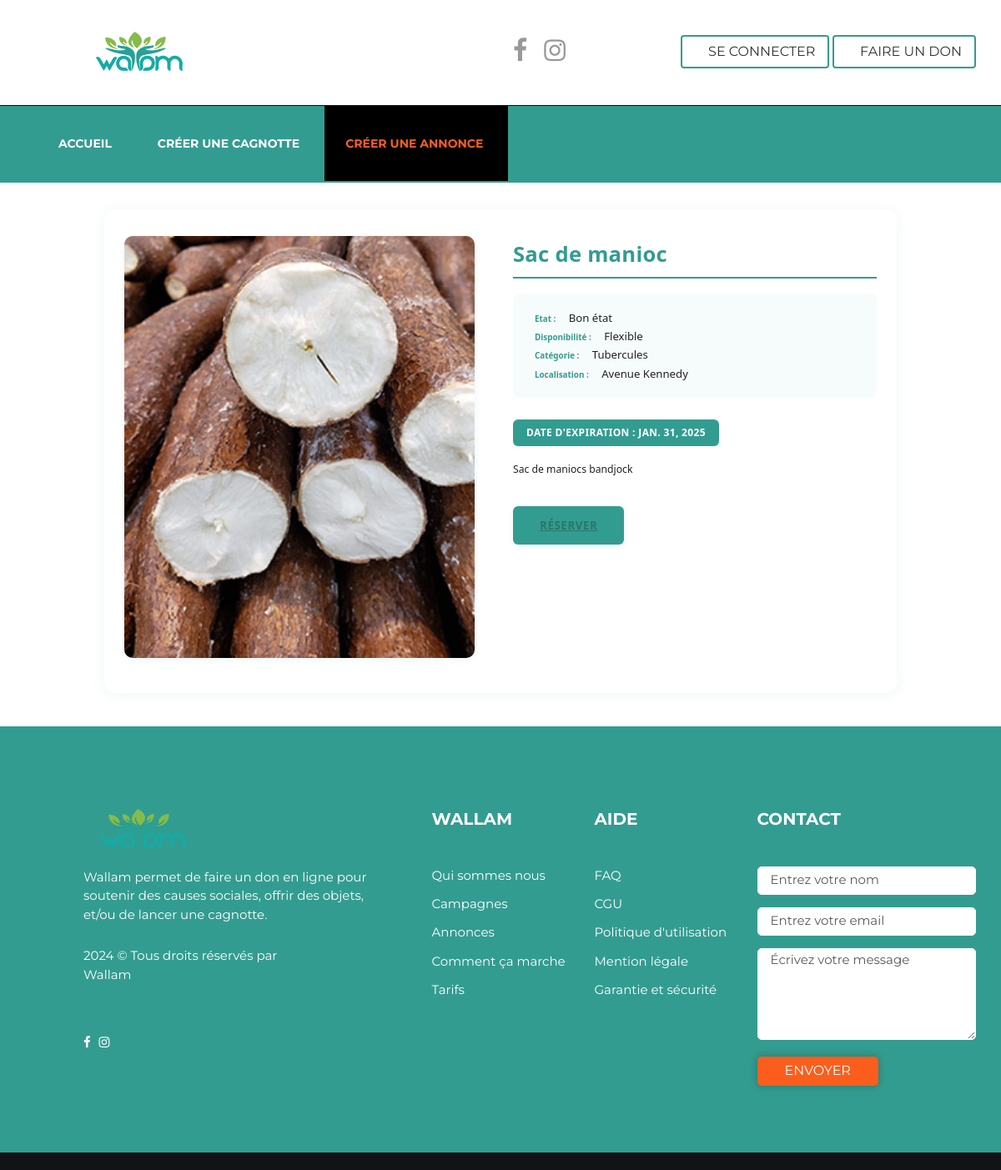
The app's page /donation/3/ with its own data.
### donation/models.py (models this page shows, shortened)
class ObjectDonation(models.Model):
    user = models.ForeignKey(User, on_delete=models.SET_NULL, blank=True, null=True)
    location = models.CharField(max_length=255)  # Localisation du retrait
    category = models.ForeignKey(CategoryChoices, on_delete=models.CASCADE)
    title = models.CharField(max_length=255)
    description = models.TextField()
    availability = models.ForeignKey(AvailabilityChoices, on_delete=models.CASCADE)
    condition = models.ForeignKey(ConditionChoices, on_delete=models.CASCADE)
    expiration_date = models.DateField(blank=True, null=True, help_text="Applicable uniquement pour la nourriture")
    terms_accepted = models.BooleanField(default=False)
    active = models.BooleanField(default=True)
    created_at = models.DateTimeField(auto_now_add=True)
    updated_at = models.DateTimeField(auto_now=True)

class ConditionChoices(models.Model):
    title = models.CharField(max_length=100)
    active = models.BooleanField(default=True)
    created_at = models.DateTimeField(auto_now_add=True)

class AvailabilityChoices(models.Model):
    title = models.CharField(max_length=100)
    active = models.BooleanField(default=True)
    created_at = models.DateTimeField(auto_now_add=True)

class CategoryChoices(models.Model):
    title = models.CharField(max_length=100)
    active = models.BooleanField(default=True)
    created_at = models.DateTimeField(auto_now_add=True)
    def __str__(self):
        return f"{self.title}"

### donation/views.py (the view)
# urls.py: path('donation/<int:pk>/', donation_detail_view, name='donation_detail'),
def donation_detail_view(request, pk):
    donation = get_object_or_404(ObjectDonation, pk=pk)
    context = {
        "donation": donation
    }
    return render(request, "donation/donation_details.html", context)

### templates/donation/donation_details.html (shortened to what this page needs)
{% extends 'default.html' %}
{% load static %}
{% block menu %}
<ul class="nav navbar-nav">
    <li>
        <a href="{% url 'index' %}">Accueil</a>
    </li>
    <li>
        <a href="{% url 'create_campaign' %}">Créer une cagnotte</a>
    </li>
    <li class="current"><a href="{% url 'announce' %}">Créer une annonce</a></li>
</ul>
{% endblock %}
{% block content %}
<div class="donation-details-wrapper">
    <div class="row">
        <div class="col-md-6 donation-details-slider">
            {% if donation.category.title == 'Objet de construction' %}
            <img src="{% static 'images/shop/construction.jpg' %}" alt class="img img-responsive">
            {% elif donation.category.title == 'Matériels informatiques' %}
                <img src="{% static 'images/shop/informatique.jpg' %}" alt class="img img-responsive">
            {% elif donation.category.title == 'Accessoires de bureau' %}
            <img src="{% static 'images/shop/mat_bureau.jpg' %}" alt class="img img-responsive">
            {% elif donation.category.title == 'Meubles et équipements' %}
                <img src="{% static 'images/shop/meubles.jpg' %}" alt class="img img-responsive">
            {% elif donation.category.title == 'Produit de conserve' %}
                <img src="{% static 'images/shop/conserve.jpg' %}" alt class="img img-responsive">
            {% elif donation.category.title == 'Tubercules' %}
                <img src="{% static 'images/shop/tubercules.jpg' %}" alt class="img img-responsive">
            {% elif donation.category.title == 'Fruits et légumes' %}
                <img src="{% static 'images/shop/fruits.jpg' %}" alt class="img img-responsive">
            {% elif donation.category.title == 'Produits laitiers' %}
                <img src="{% static 'images/shop/laitiers.jpg' %}" alt class="img img-responsive">
            {% else %}
            <img src="{% static 'images/shop/img-1.jpg' %}" alt class="img img-responsive">
            {% endif %}
        </div>
        <div class="col-md-6">
            <div class="donation-details-section">
                <div class="donation-details-title">{{ donation.title }}</div>
                <div class="donation-details-meta">
                    <div><span class="label">Etat :</span> {{ donation.condition.title }}</div>
                    <div><span class="label">Disponibilité :</span> {{ donation.availability.title }}</div>
                    <div><span class="label">Catégorie :</span> {{ donation.category }}</div>
                    <div><span class="label">Localisation :</span> {{ donation.location }}</div>
                </div>
                <div class="donation-details-expiry">Date d'expiration : {{ donation.expiration_date }}</div>
                <div style="margin-bottom:1.2em;">{{ donation.description }}</div>
                <a href="#" class="donation-details-btn">Réserver</a>
            </div>
        </div>
    </div>
</div>
{% endblock %}

### templates/donation/donation_details.html (style rules this page uses)
.donation-details-wrapper { background: #fff; border-radius: 14px; box-shadow: 0 2px 16px rgba(51,156,144,0.08); padding: 32px 24px; margin: 32px auto 40px auto; max-width: 950px; color: #222; font-size: 1.22rem; line-height: 1.7; font-family: 'Segoe UI', Arial, sans-serif; }
.donation-details-title { color: #339c90; font-size: 2.1em; font-weight: 700; margin-bottom: 0.7em; letter-spacing: 0.01em; border-bottom: 2px solid #339c90; padding-bottom: 0.2em; text-align: left; }
.donation-details-section { margin-bottom: 2.2em; }
.donation-details-section a { color: #28786b; text-decoration: underline; }
.donation-details-slider img { border-radius: 10px; box-shadow: 0 2px 8px rgba(51,156,144,0.10); margin-bottom: 10px; width: 100%; max-width: 420px; height: auto; object-fit: cover; }
.donation-details-meta { background: #f6fcfb; border-radius: 8px; padding: 18px 20px; margin-bottom: 1.2em; font-size: 1.08em; }
.donation-details-meta span.label { color: #339c90; font-weight: 600; margin-right: 6px; }
.donation-details-expiry { background: #339c90; color: #fff; border-radius: 6px; display: inline-block; padding: 6px 16px; font-size: 0.98em; font-weight: 600; margin: 10px 0 18px 0; text-transform: uppercase; letter-spacing: 0.03em; }
.donation-details-btn { display: inline-block; background: #339c90; color: #fff; border: none; border-radius: 6px; padding: 12px 32px; font-size: 1.1em; font-weight: 600; text-transform: uppercase; letter-spacing: 0.04em; box-shadow: 0 2px 8px rgba(51,156,144,0.10); transition: background 0.2s, color 0.2s; margin-top: 18px; text-decoration: none; }

### templates/default.html (style rules this page uses)
nav.navigation, .navbar, .navbar-default, #main-navigation, .navbar-header, .navbar-collapse, .nav.navbar-nav, .nav.navbar-nav > li > a { background: #339c90 !important; background-color: #339c90 !important; border-color: #339c90 !important; color: #fff !important; }
.nav.navbar-nav > li > a, .navbar-default .navbar-nav > li > a { color: #fff !important; border-radius: 0 !important; border-bottom: 2px solid #339c90 !important; transition: background 0.2s, color 0.2s; }
.nav.navbar-nav > li.current > a, .nav.navbar-nav > li > a:hover, .navbar-default .navbar-nav > li > a:hover { background: #fff !important; color: #222 !important; border-bottom: 2.5px solid #339c90 !important; }

### records on screen
ObjectDonation: title "Sac de manioc", condition "Bon état", availability "Flexible", category "Tubercules", location "Avenue Kennedy", expiration_date "JAN. 31, 2025", description "Sac de maniocs bandjock"
